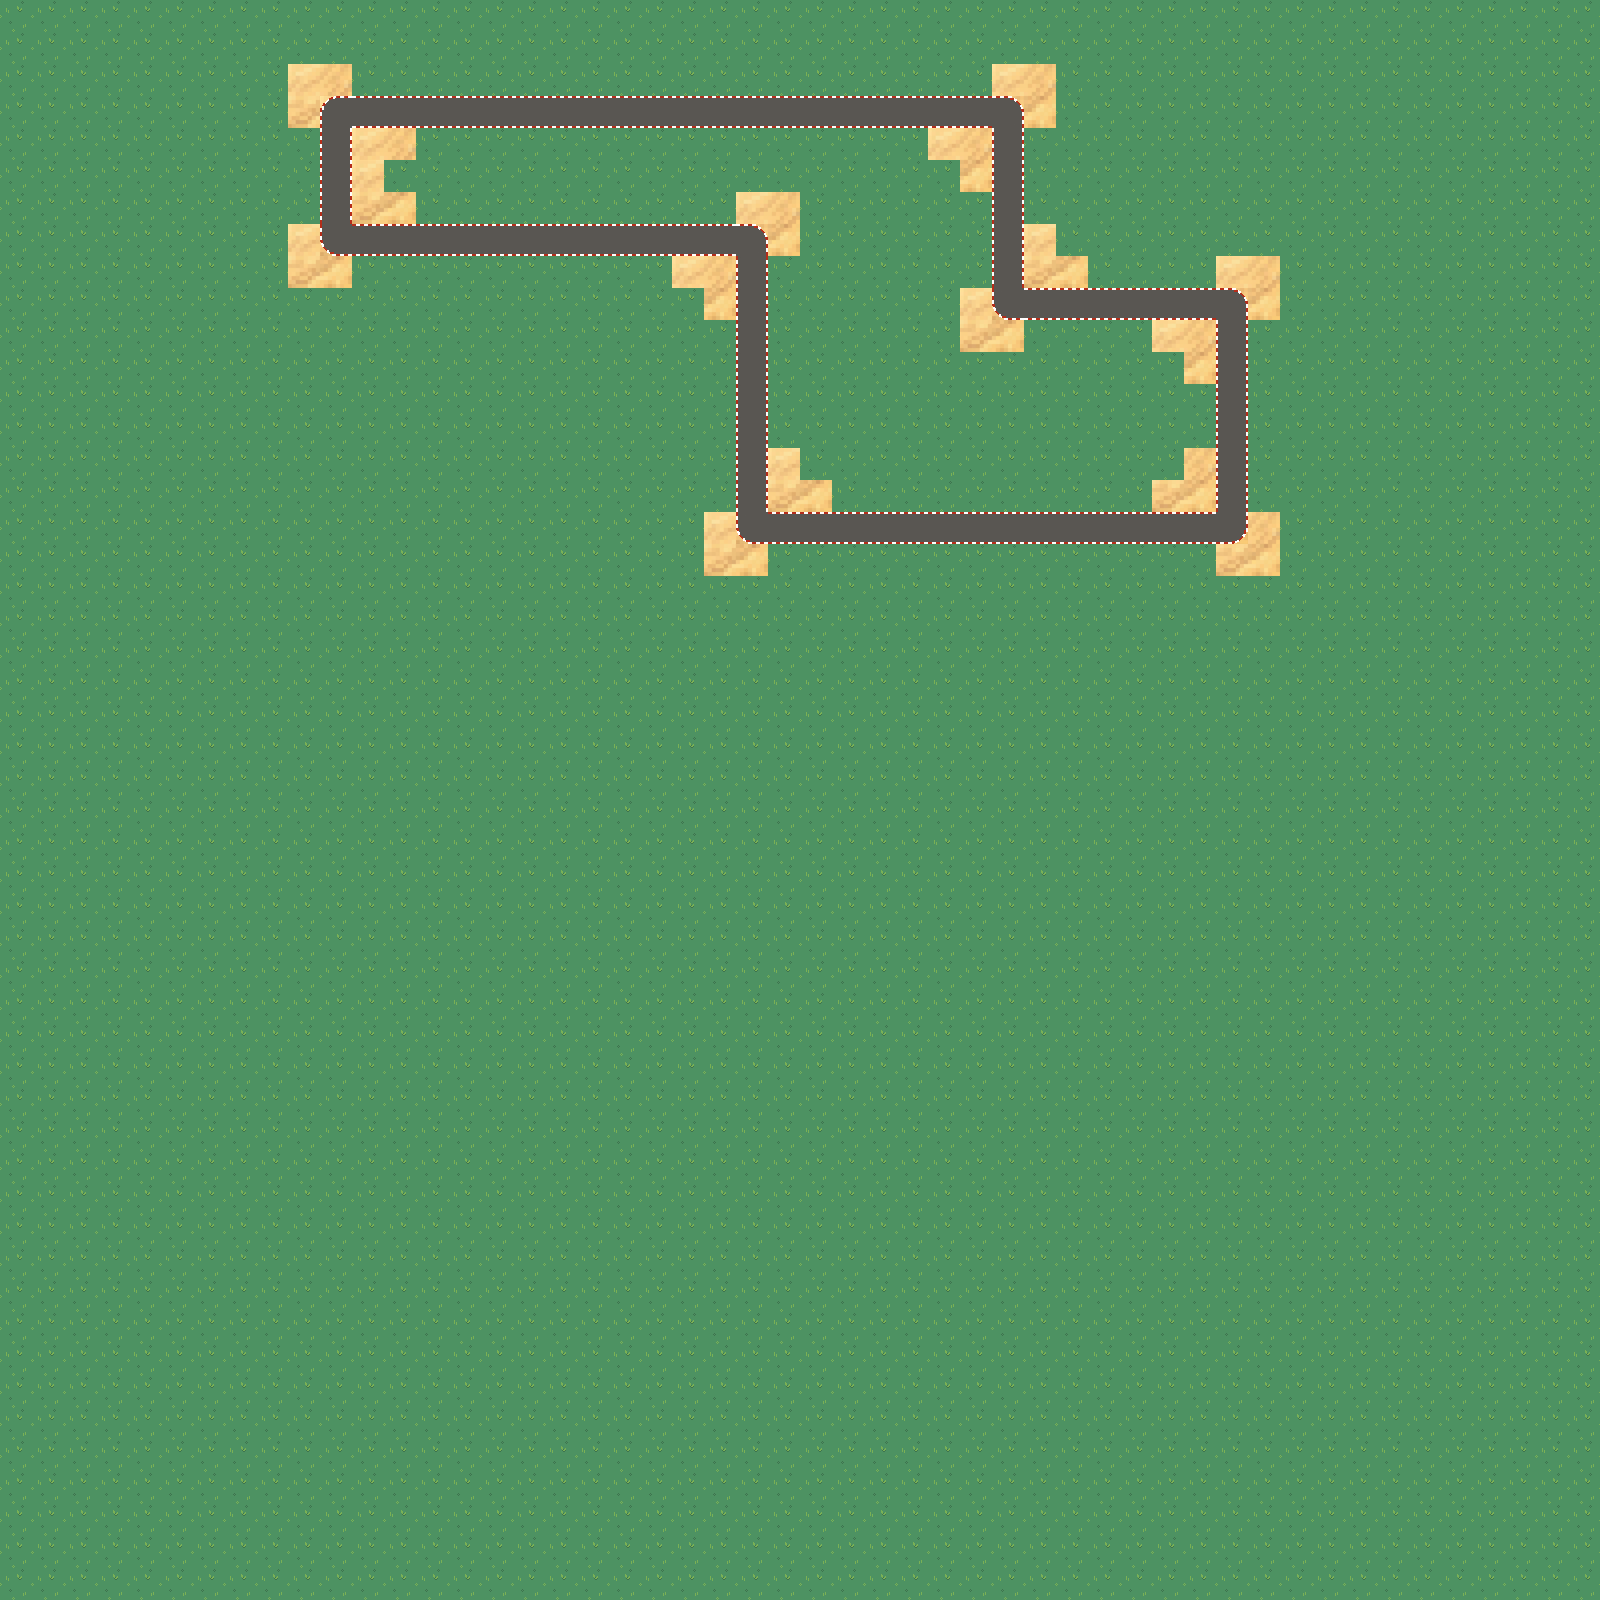

Tiled map render using the project's own tile images. Description and the map definition, with tile-layer contents summarised, below:
An orthogonal 50x50 tile map with 32x32 px tiles, 3 tile layers (grass, track, sand), 4 tilesets and 49 objects (23x sand, 15x grass, 9x collision, player, chrono).

<map version="1.10" tiledversion="1.10.2" orientation="orthogonal" renderorder="right-down" width="50" height="50" tilewidth="32" tileheight="32" infinite="0" nextlayerid="5" nextobjectid="116">
 <tileset firstgid="1" source="road_line.tsx" />
 <tileset firstgid="5" source="road_turn.tsx" />
 <tileset firstgid="9" source="grass.tsx" />
 <tileset firstgid="13" source="sand.tsx" />
 <layer id="1" name="grass" width="50" height="50">
  <data>[2500 cells, 2500 non-empty, 4 distinct tile ids]</data>
 </layer>
 <layer id="3" name="track" width="50" height="50">
  <data>[2500 cells, 82 non-empty, 8 distinct tile ids]</data>
 </layer>
 <layer id="2" name="sand" width="50" height="50">
  <data>[2500 cells, 47 non-empty, 4 distinct tile ids]</data>
 </layer>
 <objectgroup id="4" name="obj">
  <object id="1" name="player" type="player" x="558.545" y="111.273">
   <point />
  </object>
  <object id="2" name="collision" type="collision" x="0" y="0" width="288" height="1600" />
  <object id="3" name="collision" type="collision" x="288" y="0" width="992" height="95.3333" />
  <object id="4" name="collision" type="collision" x="1089.33" y="64" width="510.667" height="224" />
  <object id="5" name="collision" type="collision" x="1312" y="256" width="288" height="1352.73" />
  <object id="6" name="collision" type="collision" x="287" y="607.333" width="993" height="998.364" />
  <object id="7" name="collision" type="collision" x="288" y="320" width="416" height="256" />
  <object id="10" name="collision" type="collision" x="416" y="192" width="544" height="32" />
  <object id="11" name="collision" type="collision" x="832" y="224" width="128" height="288" />
  <object id="12" name="collision" type="collision" x="960" y="384" width="224" height="128" />
  <object id="15" name="chrono" type="chrono" x="479" y="64" width="1" height="96" />
  <object id="54" name="sand" type="sand" x="960" y="176" width="25" height="48" />
  <object id="86" name="sand" type="sand" x="1184" y="480" width="25" height="48" />
  <object id="75" name="sand" type="sand" x="1184" y="368" width="25" height="48" />
  <object id="70" name="sand" type="sand" x="704" y="304" width="25" height="48" />
  <object id="76" name="sand" type="sand" x="1255" y="576" width="25" height="48" />
  <object id="74" name="sand" type="sand" x="1280" y="288" width="25" height="48" />
  <object id="63" name="sand" type="sand" x="960" y="320" width="25" height="64" />
  <object id="81" name="sand" type="sand" x="288" y="256" width="25" height="64" />
  <object id="62" name="sand" type="sand" x="1072" y="256" width="25" height="48" />
  <object id="58" name="sand" type="sand" x="1072" y="96.2188" width="25" height="64" />
  <object id="68" name="sand" type="sand" x="807" y="224" width="25" height="64" />
  <object id="61" name="sand" type="sand" x="1024" y="64" width="25" height="32" />
  <object id="69" name="sand" type="sand" x="768" y="224" width="25" height="16" />
  <object id="90" name="sand" type="sand" x="320" y="96" width="25" height="25" />
  <object id="64" name="sand" type="sand" x="992" y="352" width="25" height="32" />
  <object id="85" name="sand" type="sand" x="1287" y="544" width="25" height="32" />
  <object id="80" name="sand" type="sand" x="320" y="288" width="25" height="32" />
  <object id="65" name="sand" type="sand" x="816" y="480" width="25" height="48" />
  <object id="71" name="sand" type="sand" x="391" y="192" width="25" height="48" />
  <object id="88" name="sand" type="sand" x="288" y="96" width="25" height="48" />
  <object id="89" name="sand" type="sand" x="391" y="172" width="25" height="36" />
  <object id="66" name="sand" type="sand" x="736" y="576" width="25" height="48" />
  <object id="67" name="sand" type="sand" x="704" y="544" width="25" height="48" />
  <object id="91" name="grass" type="grass" x="288" y="128" width="25" height="128" />
  <object id="95" name="grass" type="grass" x="416" y="168" width="512" height="25" />
  <object id="96" name="grass" type="grass" x="384" y="96" width="640" height="25" />
  <object id="99" name="grass" type="grass" x="1063" y="128" width="25" height="96" />
  <object id="100" name="grass" type="grass" x="960" y="224" width="25" height="96" />
  <object id="101" name="grass" type="grass" x="1088" y="288" width="128" height="25" />
  <object id="103" name="grass" type="grass" x="1024" y="359" width="128" height="25" />
  <object id="105" name="grass" type="grass" x="1287" y="320" width="25" height="192" />
  <object id="106" name="grass" type="grass" x="1184" y="416" width="25" height="64" />
  <object id="107" name="grass" type="grass" x="416" y="224" width="320" height="25" />
  <object id="108" name="grass" type="grass" x="352" y="295" width="320" height="25" />
  <object id="109" name="grass" type="grass" x="704" y="320" width="25" height="192" />
  <object id="112" name="grass" type="grass" x="807" y="288" width="25" height="192" />
  <object id="113" name="grass" type="grass" x="768" y="583" width="448" height="25" />
  <object id="114" name="grass" type="grass" x="832" y="512" width="320" height="25" />
 </objectgroup>
</map>